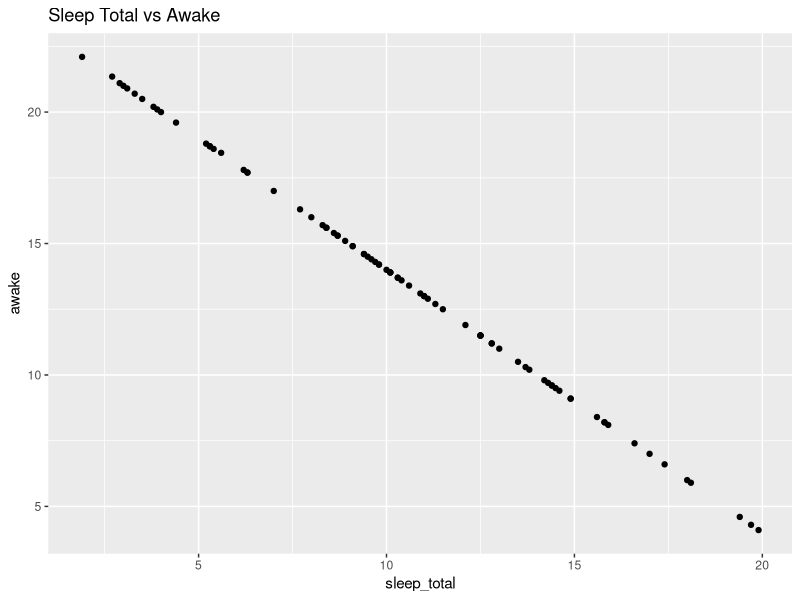

The R script that drew this image:
# I have a custom function that takes as inputs both a dataframe and a specific column of that dataframe. 
# I'd like to use the column name to auto-generate a title, based on a separate labeller argument. 
# I've figured out a way to make it work by using colnames() to isolate the column variable and turn 
# its name into a string, but is there a more efficient way to do this? I am trying to learn how to set up 
# NSE functions properly, but keep running against the limits of my understanding.
# 
# Here is a reproducible example:
# library(dplyr)
# library(ggplot2)
# 
# #sample data
# data(msleep)
# 
# #labels for title generation
# fancylabs <- as_labeller(c('awake' = "Awake", 
#                            'sleep_rem' = "REM"))
# 
# #function to plot two columns and generate a title based on y
# quickplot <- function(df, x, y){
#   
#   #use colnames to convert y to a string - IS THERE A LESS CLUNKY WAY TO DO THIS?
#   yStr <- df %>% select({{y}}) %>% colnames()
#   
#   #plot and use labeller to convert string to fancy label
#   df %>% 
#     ggplot(aes({{x}}, {{y}})) +
#     geom_point() +
#     labs(title=paste0("Total Sleep Time vs. ", fancylabs(yStr), " Time"))
# }
# 
# quickplot(df=msleep, x=sleep_total, y=awake)



# Solution:


library(dplyr)
library(ggplot2)
library(rlang)

# Sample data
data(msleep)

#Function to rename the variables
rename_variable <- function(var_name) {
  var_name <- gsub("_", " ", var_name)  # Replace underscores with spaces
  var_name <- tools::toTitleCase(var_name)  # Change the first letter to a capital letter
  return(var_name)
}

quickplot <- function(df, x, y) {
  # Get the names of x and y columns
  x_name <- deparse(substitute(x))
  y_name <- deparse(substitute(y))
  #Rename the variables
  x_title  <- rename_variable(x_name)
  y_title  <- rename_variable(y_name)
  
  df %>%
    ggplot(aes({{x}}, {{y}})) +
    geom_point() +
    labs(title = paste0(x_title, " vs ", y_title))
}

# Example usage
quickplot(df = msleep, x = sleep_total, y = awake)


# As I understand your function is to make titles for graphs, I can offer you my idea.
# 
# I have created a function that converts the variable name to spelling text, it works only for 
# logically named variables, as in most test databases in R, but it can also be modernized

# You can also add two more parameters x_name and y_name to your function so that 
# the user can enter the name itself, and if they ignore them when entering the 
# function, the rename_variable function will be used





